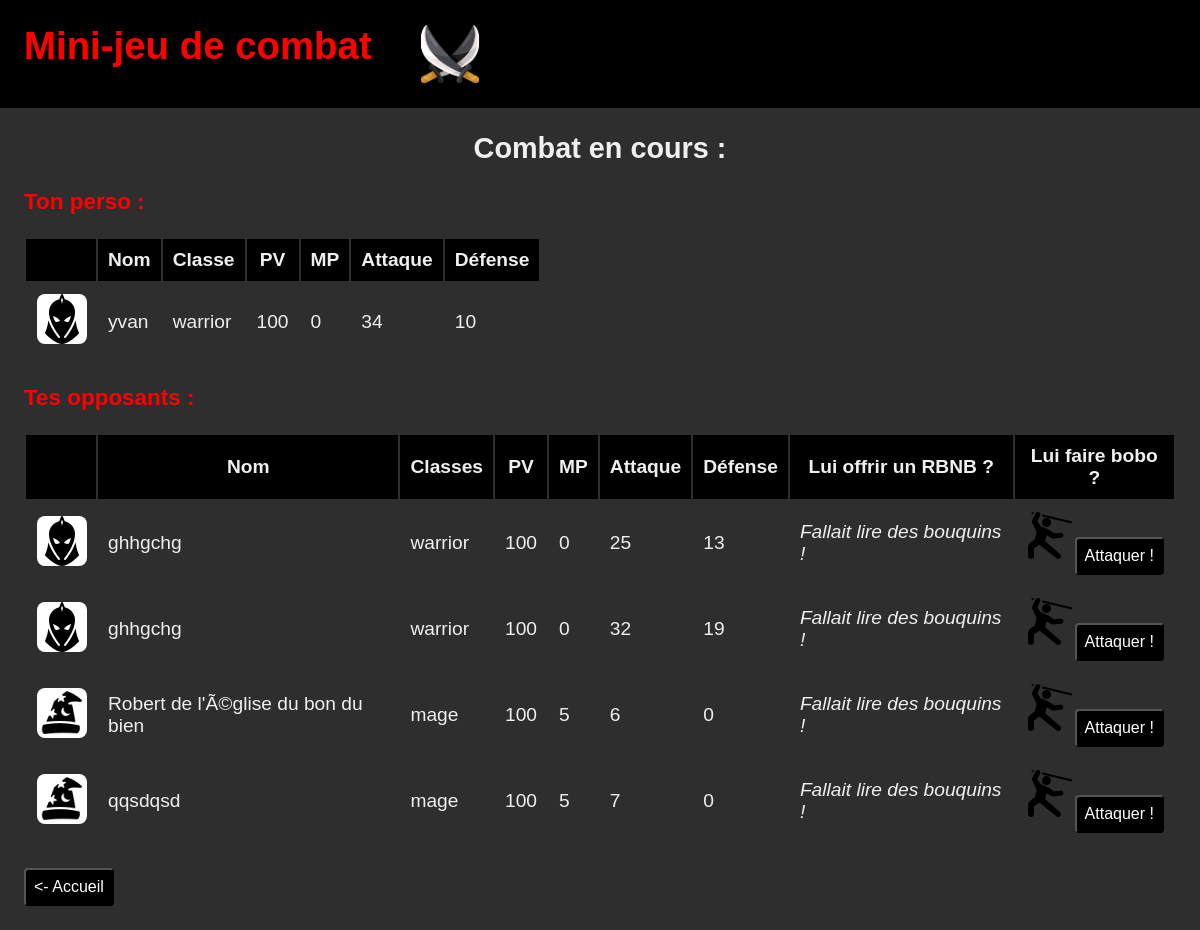
/index.php?fight&p=4, run on the app's committed database.
### tables this page shows
CREATE TABLE `personnage` (
  `ID` int(11) NOT NULL,
  `nom` varchar(255) NOT NULL,
  `classe` varchar(255) NOT NULL,
  `PV` int(11) NOT NULL,
  `MP` int(11) NOT NULL,
  `attack` int(11) NOT NULL,
  `defense` int(11) NOT NULL,
  `image` varchar(255) NOT NULL
);

### view/fight.php (the view)
<h2 class="fight_title"> Combat en cours :  </h2>
<div class="fight_content">
    <div>
        <h3 class="highlight">Ton perso : </h3>
        <table>
            <tr>
                <th></th>
                <th>Nom</th>
                <th>Classe</th>
                <th>PV</th>
                <th>MP</th>
                <th>Attaque</th>
                <th>Défense</th>
            </tr>
            <?php
            $id = $_GET['p'];
            $sql = "SELECT * FROM personnage WHERE ID=$id";
            $request = $bdd->query($sql);
            foreach ($request as $data) { ?>
            <tr>
                <td><?php echo '<img alt="icone casque" id="icone_pers" src="img/'.$data['image'].'"'  ?>;</td>
                <td><?php echo $data['nom']; ?></td>
                <td><?php echo $data['classe']; ?></td>
                <td><?php echo $data['PV']; ?></td>
                <td><?php echo $data['MP']; ?></td>
                <td><?php echo $data['attack']; ?></td>
                <td><?php echo $data['defense']; ?></td>
            </tr>
            <?php } ?>
        </table>
    </div>
    <div>
        <h3 class="highlight"> Tes opposants : </h3>
        <table>
            <tr>
                <th></th>
                <th>Nom</th>
                <th>Classes</th>
                <th>PV</th>
                <th>MP</th>
                <th>Attaque</th>
                <th>Défense</th>
                <th>Lui offrir un RBNB ?</th>
                <th>Lui faire bobo ?</th>
            </tr>
            <?php
            $sqlClasse = "SELECT DISTINCT classe FROM personnage WHERE ID=$id";
            $requestClasse = $bdd->query($sqlClasse);
            $fetchClasse = $requestClasse->fetch(PDO::FETCH_ASSOC);
            $classe = $fetchClasse['classe'];
            $sql = "SELECT * FROM personnage WHERE ID NOT IN($id)";
            $request = $bdd->query($sql);
            foreach ($request as $data) { ?>
            <tr>
                <td><?php echo '<img alt="icone casque" id="icone_pers" src="img/'.$data['image'].'"'  ?>;</td>
                <td><?php echo $data['nom']; ?></td>
                <td><?php echo $data['classe']; ?></td>
                <td><?php echo $data['PV']; ?></td>
                <td><?php echo $data['MP']; ?></td>
                <td><?php echo $data['attack']; ?></td>
                <td><?php echo $data['defense']; ?></td>
                <?php if($classe=='mage'){ ?>
                <td><img src="img/night.png" alt="moon icon" ><button><a href="index.php?p=<?php echo $id; ?>&sleep=<?php echo $data['ID']; ?>">Fais dodo !</a></button></td> <?php }else{ echo '<td><I>Fallait lire des bouquins ! </I></td></em>'; }?>
                <td><img src="img/attack.png" alt="attack" ><button><a href="index.php?p=<?php echo $id; ?>&hit=<?php echo $data['ID']; ?>">Attaquer !</a></button></td>
            </tr>
                <?php } ?>
        </table>
    </div>
</div>
<button><a href="index.php"><- Accueil </a></button>

### style.css (style rules this page uses)
body { background-color: rgb(46, 46, 46); color: rgb(239, 239, 241); font-size: 1.2em; font-family: sans-serif; margin: 0; }
a { text-decoration: none; color: rgb(49, 153, 250); }
button { background-color: black; color: white; border-radius: 4px; padding: 8px; margin-top:2%; }
button a { color: white; font-size: 1.2em; }
th { text-align: center; text-align: -moz-center; background-color: black; }
td, th { padding: 10px; }
#icone_pers { background-color: white; border-radius: 8px; margin: 2%; width: 50px; }
.fight_title { text-align: center; }
.highlight { color: red; }

### data on the page
personnage: image (picture), nom "yvan", classe "warrior", PV "100", MP "0", attack "34", defense "10"
personnage: image (picture), nom "ghhgchg", classe "warrior", PV "100", MP "0", attack "25", defense "13"
personnage: image (picture), nom "ghhgchg", classe "warrior", PV "100", MP "0", attack "32", defense "19"
personnage: image (picture), nom "Robert de l'Ã©glise du bon du bien", classe "mage", PV "100", MP "5", attack "6", defense "0"
personnage: image (picture), nom "qqsdqsd", classe "mage", PV "100", MP "5", attack "7", defense "0"
